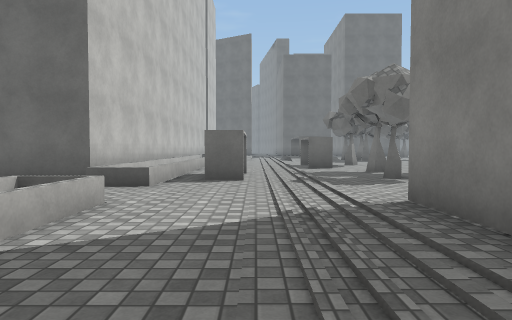
view 1 (above)

24 first-person views from a walk through a scene from a Unity 3-D project. The camera is 1.2 m above the floor, tilts 2° down and sees 75° across. The floor is counted in squares, 2 m on a side. Each view is taken from the middle of a square. On the plan, view 1 faces up. The plan holds only what a view shows up to about 10 squares ahead; the rest is blank. The place goes on beyond the plan. The player character is not drawn. Surface patterns are stand-ins for the level's own textures.

view 2
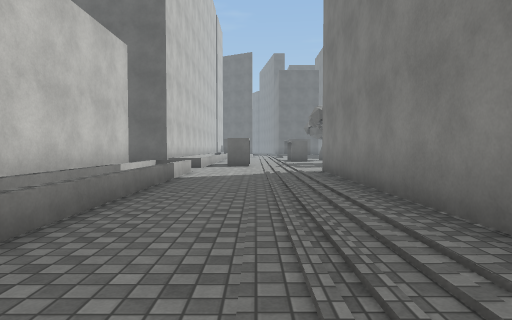

view 3
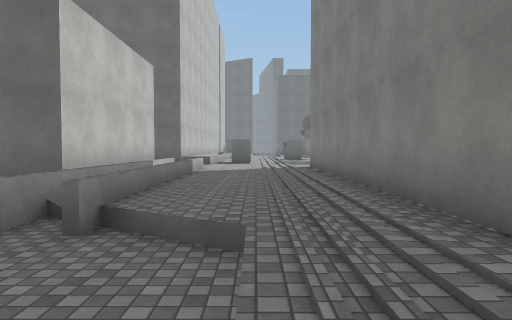

view 4
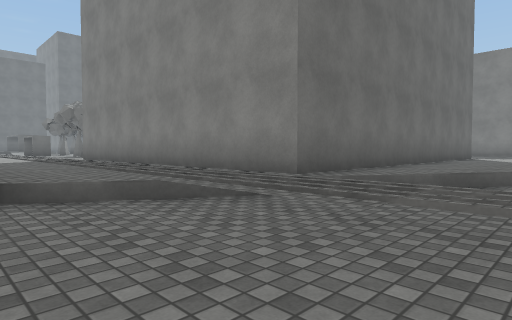

view 5
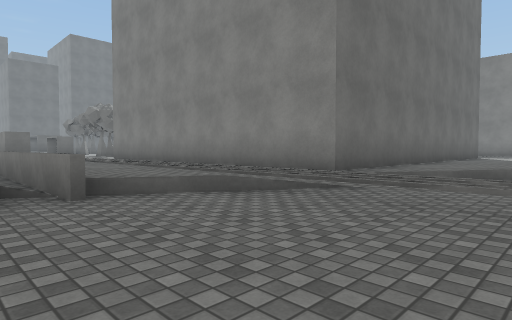

view 6
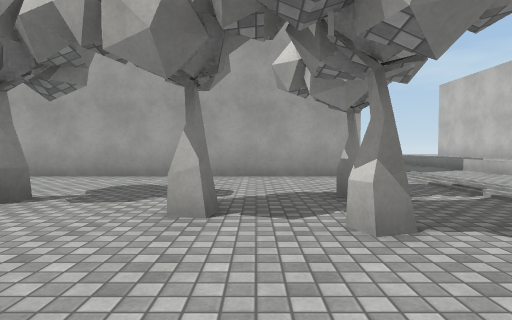

view 7
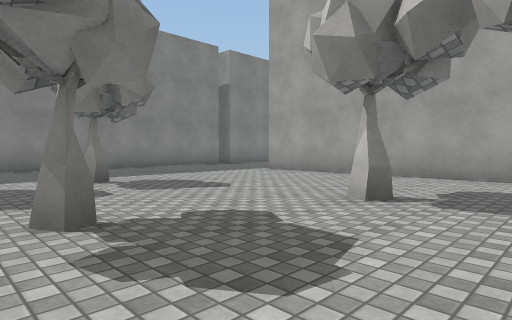

view 8
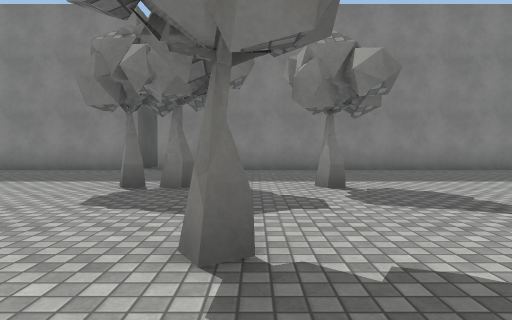

view 9
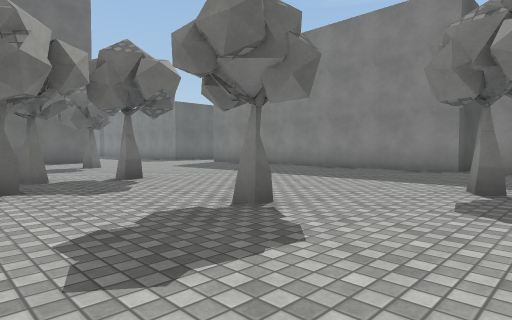

view 10
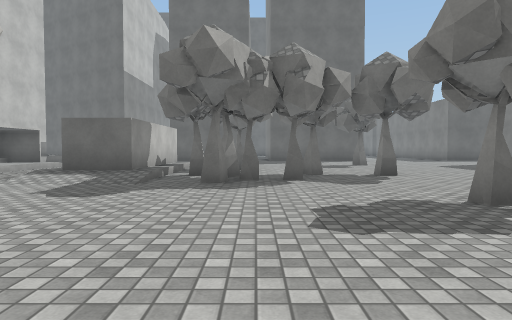

view 11
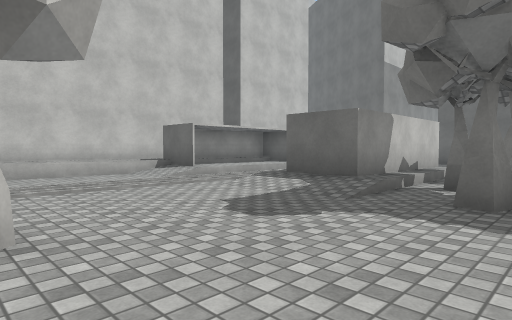

view 12
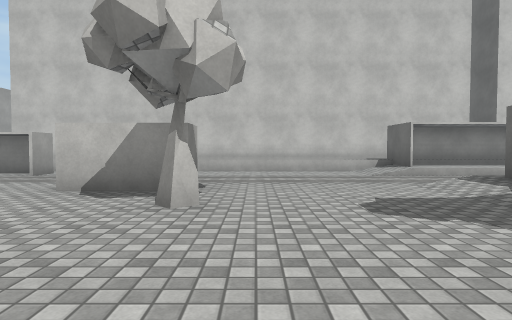

view 13
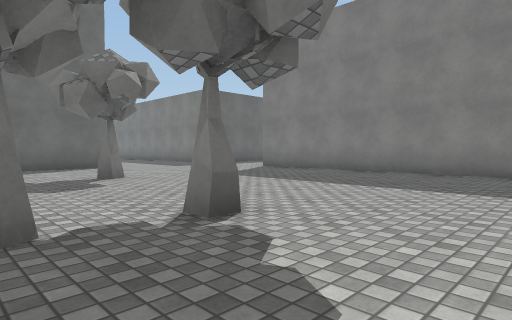

view 14
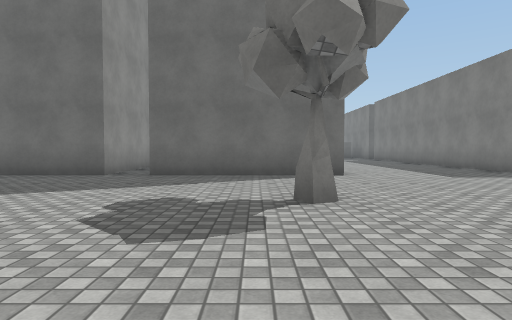

view 15
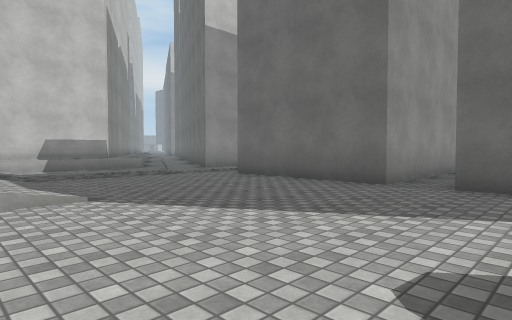

view 16
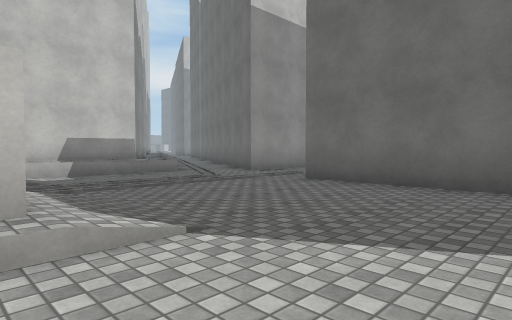

view 17
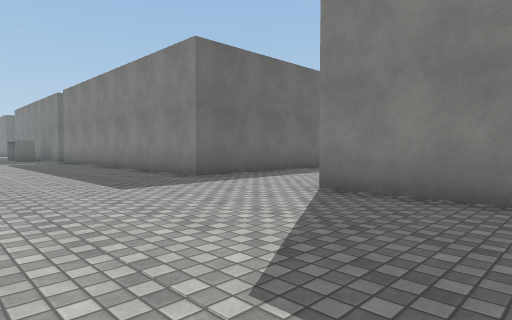

view 18
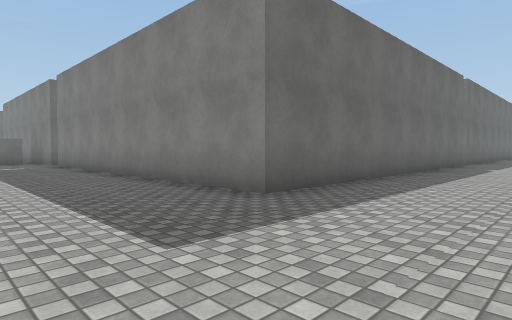

view 19
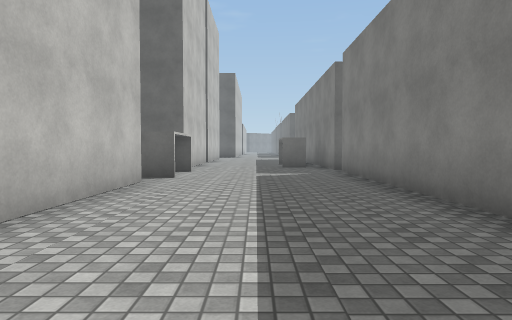

view 20
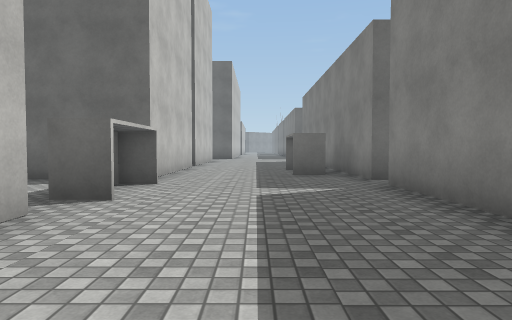

view 21
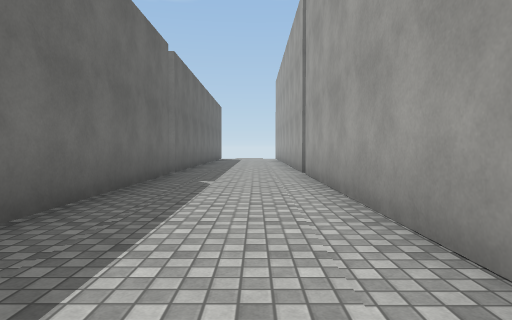

view 22
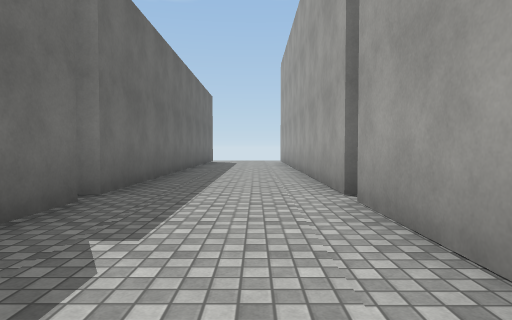

view 23
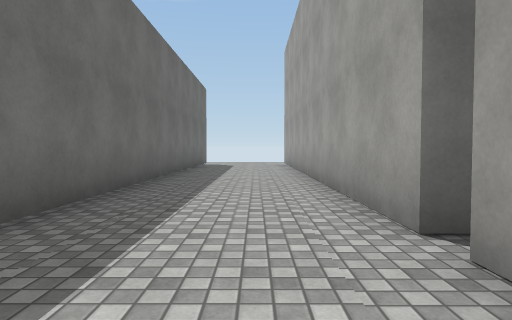

view 24
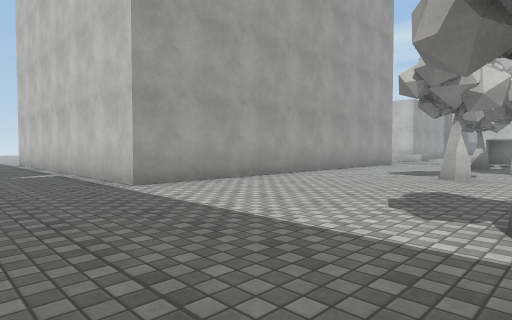

### Floor plan
Key: @ floor where view 1 was taken; # wall or solid block; x gap in a wall; . main floor; : floor 0.25 m higher than the main floor; - floor 0.5 m lower than the main floor; / step, stairs or slope; = window, fence, low wall or low ledge; O other object.
Columns run from 3 left of view 1 to 30 right of it. Each row starts with its distance up from view 1.
 40               O...O
 39               O..#O
 38               O..#O
 37             OOO...OO
 36             ..x....
 35             .. ...O
 34              .#...O
 33               O...O
 32               O...O
 31               O...O
 30               O...O
 29         O.     ...O
 28   O.    O.     ...O
 27  OO.    O.     ...O
 26  .O..OOOO.OOOOO...OOOOOOOOOOOOOOOO
 25  =................................
 24 O#................................
 23 O#.................O OOOOOOO.OOOOO
 22 O#...........#....O         O
 21 O//..///..........O
 20 O# .  #/..........O
 19 O#:.  #/ #........O
 18 O#:.  #/ .#.......O
 17 O##..:#/#...#.....O
 16 O//..///#x........O
 15 O#................O
 14 O#..........#.....O
 13 O#.................
 12 O#...#........#...O
 11 O#   #........#   O
 10 O# ........#......O
  9 O# ...........#...O
  8 O##.....#.........O
  7 O##.......#.......O
  6 O##...............O
  5 ..................O
  4  ....OOOOOOOOOO...O
  3 O#...O        O.. O
  2 O#...O        O..
  1 O#...O        O..
  0 O#.@.O        O..
 -1 O#...O        O..
 -2 O#...O        O.
 -3 /=...O        O.
 -4 -//..O
 -5 ---/.OOOOOOOO
 -6 ---/.-/......
 -7 ---/=- //...
 -8 ---==

Where each view was taken, in squares from view 1:
view 1: 0 up, 0 right, facing up
view 2: 5 down, 0 right, facing up
view 3: 7 down, 0 right, facing up
view 4: 8 down, 2 left, facing up-right
view 5: 8 down, 3 left, facing up-right
view 6: 11 up, 4 right, facing down
view 7: 11 up, 5 right, facing down-right
view 8: 10 up, 6 right, facing right
view 9: 11 up, 6 right, facing up-right
view 10: 10 up, 6 right, facing up
view 11: 12 up, 6 right, facing up-left
view 12: 13 up, 7 right, facing left
view 13: 15 up, 7 right, facing up-right
view 14: 18 up, 9 right, facing up
view 15: 20 up, 8 right, facing up-left
view 16: 20 up, 6 right, facing up-left
view 17: 20 up, 11 right, facing up-right
view 18: 23 up, 12 right, facing up-right
view 19: 27 up, 13 right, facing up
view 20: 30 up, 13 right, facing up
view 21: 24 up, 17 right, facing right
view 22: 24 up, 21 right, facing right
view 23: 24 up, 23 right, facing right
view 24: 9 up, 14 right, facing down-left
